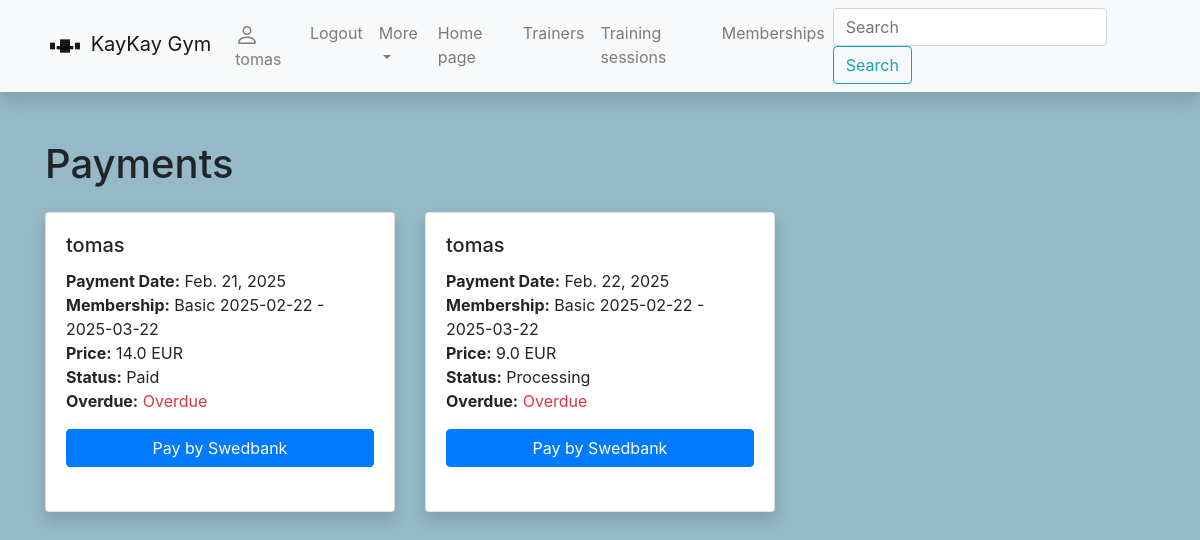
The page /gym/payment/ (signed in) on the database as committed earlier.
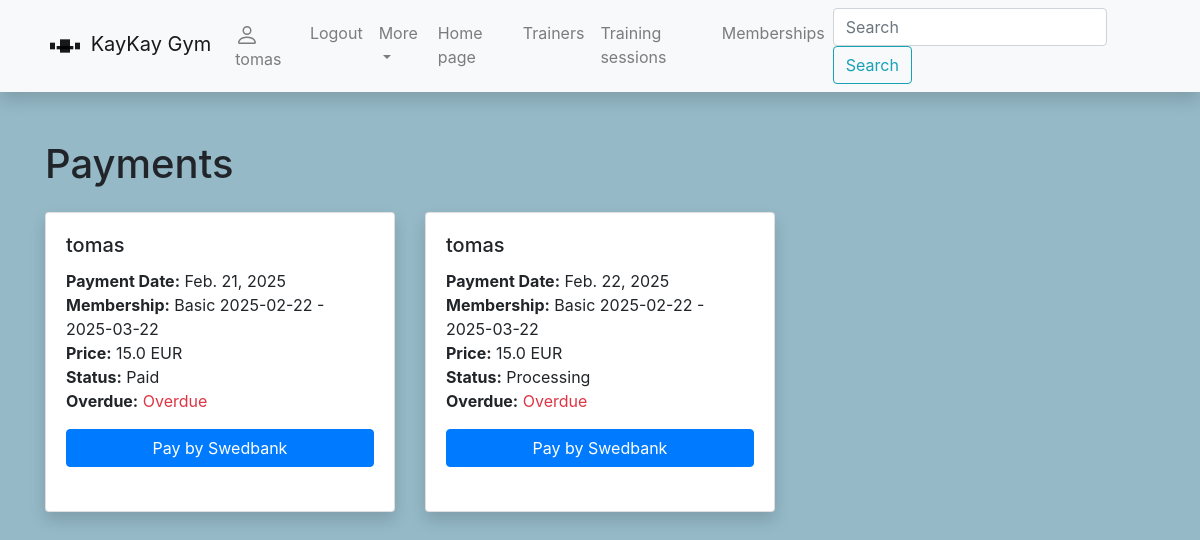
The same page on the database as committed later.
### gym/models.py (models this page shows, shortened)
class Payment(models.Model):
    user = models.ForeignKey(User, on_delete=models.CASCADE, related_name='payments')
    membership = models.ForeignKey(Membership, on_delete=SET_NULL, null=True, blank=True, related_name='payment')
    price = models.FloatField('Price EUR', help_text='Enter payment price')
    payment_date = models.DateField('Payment_date', help_text="Enter date", default=date.today)
    PAYMENT_STATUS = (
        ('p', 'Processing'),
        ('a', 'Paid'),
        ('e', 'Expired '),
    )
    payment_status = models.CharField('status',
                                      max_length=1,
                                      choices=PAYMENT_STATUS,
                                      default='p',
                                      blank=True,
                                      help_text="Membership status"
                                      )
    @property
    def is_overdue(self):
        if self.payment_date and date.today() > self.payment_date:
            return True  # pradelsta
        else:
            return False

class Membership(models.Model):
    id = models.UUIDField(primary_key=True, default=uuid.uuid4)
    name = models.CharField('Name', max_length=50, help_text="Trial, Basic, Flexible, Premium", default="Trial")
    user = models.OneToOneField(User, on_delete=models.CASCADE, related_name='membership')
    start_date = models.DateField('Start_date', help_text="Enter start date", default=date.today)
    end_date = models.DateField('End_date', help_text="Enter end date", default=date.today)
    STATUS_STATUS = (
        ('p', 'Processing'),
        ('a', 'Active'),
        ('e', 'Expired'),
    )
    membership_status = models.CharField('status',
                                         max_length=1,
                                         choices=STATUS_STATUS,
                                         default='p',
                                         blank=True,
                                         help_text="Membership status"
                                         )
    description = HTMLField(blank=True, default=None)
    def __str__(self):
        return f'{self.name} {self.start_date} - {self.end_date}'

### gym/views.py (the view)
# urls.py: path('payment/', views.PaymentsListView.as_view(), name='payments-all'),
class PaymentsListView(generic.ListView):
    model = Payment
    context_object_name = 'payments'
    template_name = 'payments.html'

### gym/templates/payments.html
{% extends 'base.html' %}
{% block content %}
<h1 class="mb-4">Payments</h1>
{% if user.payments.all %}
<div class="row">
    {% for payment in user.payments.all %}
    <div class="col-md-4 mb-4">
        <div class="card h-100 shadow">
            <div class="card-body">
                <h5 class="card-title">{{ payment.user }}</h5>
                <p class="card-text">
                    <strong>Payment Date:</strong> {{ payment.payment_date }}<br>
                    <strong>Membership:</strong> {{ payment.membership }}<br>
                    <strong>Price:</strong> {{ payment.price }} EUR<br>
                    <strong>Status:</strong> {{ payment.get_payment_status_display }}<br>
                    <strong>Overdue:</strong>
                    {% if payment.is_overdue %}
                    <span class="text-danger">Overdue</span>
                    {% else %}
                    <span class="text-success">Not overdue</span>
                    {% endif %}
                </p>
                <a href="https://www.swedbank.lt/private" class="btn btn-primary btn-block">Pay by Swedbank</a>
            </div>
        </div>
    </div>
    {% endfor %}
</div>
{% else %}
<p>No payments available.</p>
{% endif %}
{% endblock %}

Rows that differ between the two databases and show on the page:
changed Payment "Feb. 21, 2025": price "14.0" → "15.0"
changed Payment "Feb. 22, 2025": price "9.0" → "15.0"
